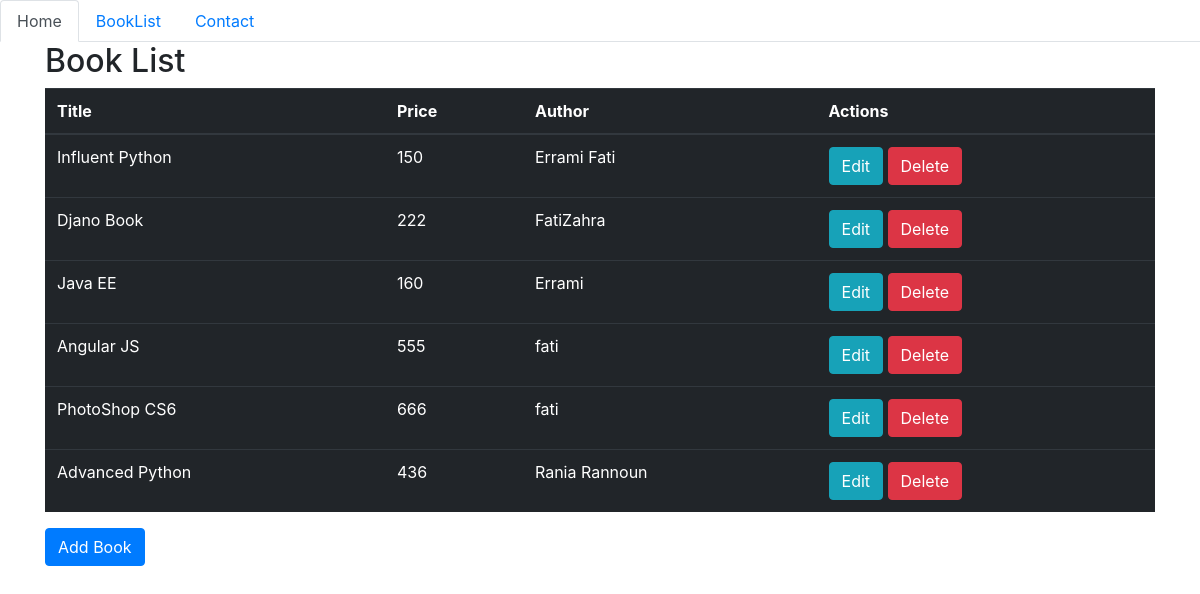
The page / on the database its author committed.
### CRUD/models.py (models this page shows, shortened)
class BookList (models.Model):
    title = models.CharField(max_length=150)
    price = models.IntegerField()
    author = models.CharField(max_length=100)

### CRUD/views.py (the view)
# urls.py: path('', views.index, name='index'),
def index(request):
    books = BookList.objects.all()
    return render(request, 'index.html', {'books': books})

### templates/index.html
{% extends 'master.html' %}
{% block content %}
<body>
    <div class="container">
        <h2>Book List</h2>
            <table class="table table-dark">
                <thead>
                    <tr>
                        <th>Title</th>
                        <th>Price</th>
                        <th>Author</th>
                        <th>Actions</th>
                    </tr>
                </thead>
                <tbody>
                    {% for book in books %}
                            <tr>
                                <td>{{book.title}}</td>
                                <td>{{book.price}}</td>
                                <td>{{book.author}}</td>
                                <td>
                                    <a class="btn btn-info" href="/edit/{{book.id}}">Edit</a>
                                    <a class="btn btn-danger" href="/delete/{{book.id}}">Delete</a>
                                </td>
                            </tr>
                    {% endfor %}
                </tbody>
            </table>
            <a class="btn btn-primary" href="/add_book/">Add Book</a>
    </div>
</body>
{% endblock %}

### templates/master.html (shortened to what this page needs)
{% load static %}
<html lang="en">
<head>
  <link rel="stylesheet" href="https://maxcdn.bootstrapcdn.com/bootstrap/4.1.3/css/bootstrap.min.css">
    <ul class="nav nav-tabs">
  <li class="nav-item">
    <a class="nav-link active" data-toggle="tab" href="#home">Home</a>
  </li>
  <li class="nav-item">
    <a class="nav-link" data-toggle="tab" href="#menu1">BookList</a>
  </li>
  <li class="nav-item">
    <a class="nav-link" data-toggle="tab" href="#menu2">Contact</a>
  </li>
</ul>
</head>
{% block content %}
{% endblock %}
</html>

### rows shown on the page
BookList: title "Influent Python", price "150", author "Errami Fati"
BookList: title "Djano Book", price "222", author "FatiZahra"
BookList: title "Java EE", price "160", author "Errami"
BookList: title "Angular JS", price "555", author "fati"
BookList: title "PhotoShop CS6", price "666", author "fati"
BookList: title "Advanced Python", price "436", author "Rania Rannoun"
